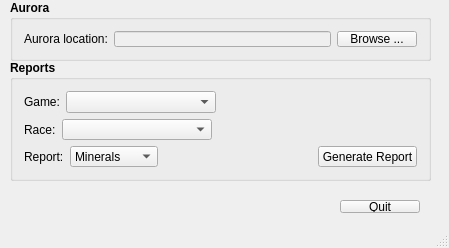
<?xml version="1.0" encoding="UTF-8"?>
<ui version="4.0">
 <class>MainWindow</class>
 <widget class="QMainWindow" name="MainWindow">
  <property name="geometry">
   <rect>
    <x>0</x>
    <y>0</y>
    <width>449</width>
    <height>248</height>
   </rect>
  </property>
  <property name="windowTitle">
   <string>Aurora Reports</string>
  </property>
  <property name="windowIcon">
   <iconset resource="Resources.qrc">
    <normaloff>:/EnterpriseA.gif</normaloff>:/EnterpriseA.gif</iconset>
  </property>
  <widget class="QWidget" name="centralWidget">
   <widget class="QGroupBox" name="groupBox_1">
    <property name="geometry">
     <rect>
      <x>10</x>
      <y>0</y>
      <width>421</width>
      <height>61</height>
     </rect>
    </property>
    <property name="font">
     <font>
      <weight>75</weight>
      <bold>true</bold>
     </font>
    </property>
    <property name="title">
     <string>Aurora</string>
    </property>
    <layout class="QVBoxLayout" name="verticalLayout_7">
     <item>
      <layout class="QHBoxLayout" name="horizontalLayout_1">
       <item>
        <widget class="QLabel" name="label_1">
         <property name="font">
          <font>
           <weight>50</weight>
           <bold>false</bold>
          </font>
         </property>
         <property name="text">
          <string>Aurora location:</string>
         </property>
        </widget>
       </item>
       <item>
        <widget class="QLineEdit" name="auroraText">
         <property name="enabled">
          <bool>false</bool>
         </property>
         <property name="font">
          <font>
           <weight>50</weight>
           <bold>false</bold>
          </font>
         </property>
         <property name="readOnly">
          <bool>true</bool>
         </property>
        </widget>
       </item>
       <item>
        <widget class="QPushButton" name="auroraBrowseButton">
         <property name="font">
          <font>
           <weight>50</weight>
           <bold>false</bold>
          </font>
         </property>
         <property name="text">
          <string>Browse ...</string>
         </property>
        </widget>
       </item>
      </layout>
     </item>
    </layout>
   </widget>
   <widget class="QWidget" name="layoutWidget">
    <property name="geometry">
     <rect>
      <x>20</x>
      <y>190</y>
      <width>411</width>
      <height>34</height>
     </rect>
    </property>
    <layout class="QHBoxLayout" name="horizontalLayout_11" stretch="0,0">
     <property name="topMargin">
      <number>10</number>
     </property>
     <item>
      <spacer name="horizontalSpacer_7">
       <property name="orientation">
        <enum>Qt::Horizontal</enum>
       </property>
       <property name="sizeHint" stdset="0">
        <size>
         <width>40</width>
         <height>20</height>
        </size>
       </property>
      </spacer>
     </item>
     <item>
      <widget class="QPushButton" name="quitButton">
       <property name="text">
        <string>Quit</string>
       </property>
      </widget>
     </item>
    </layout>
   </widget>
   <widget class="QGroupBox" name="groupBox">
    <property name="geometry">
     <rect>
      <x>10</x>
      <y>60</y>
      <width>421</width>
      <height>121</height>
     </rect>
    </property>
    <property name="font">
     <font>
      <weight>75</weight>
      <bold>true</bold>
     </font>
    </property>
    <property name="title">
     <string>Reports</string>
    </property>
    <layout class="QVBoxLayout" name="verticalLayout">
     <item>
      <layout class="QHBoxLayout" name="horizontalLayout_17">
       <item>
        <widget class="QLabel" name="label_16">
         <property name="font">
          <font>
           <weight>50</weight>
           <bold>false</bold>
          </font>
         </property>
         <property name="text">
          <string>Game:</string>
         </property>
        </widget>
       </item>
       <item>
        <widget class="QComboBox" name="gameComboBox">
         <property name="minimumSize">
          <size>
           <width>150</width>
           <height>0</height>
          </size>
         </property>
         <property name="font">
          <font>
           <weight>50</weight>
           <bold>false</bold>
          </font>
         </property>
        </widget>
       </item>
       <item>
        <spacer name="horizontalSpacer_17">
         <property name="orientation">
          <enum>Qt::Horizontal</enum>
         </property>
         <property name="sizeHint" stdset="0">
          <size>
           <width>40</width>
           <height>20</height>
          </size>
         </property>
        </spacer>
       </item>
      </layout>
     </item>
     <item>
      <layout class="QHBoxLayout" name="horizontalLayout_18">
       <item>
        <widget class="QLabel" name="label_17">
         <property name="font">
          <font>
           <weight>50</weight>
           <bold>false</bold>
          </font>
         </property>
         <property name="text">
          <string>Race:</string>
         </property>
        </widget>
       </item>
       <item>
        <widget class="QComboBox" name="raceComboBox">
         <property name="minimumSize">
          <size>
           <width>150</width>
           <height>0</height>
          </size>
         </property>
         <property name="font">
          <font>
           <weight>50</weight>
           <bold>false</bold>
          </font>
         </property>
        </widget>
       </item>
       <item>
        <spacer name="horizontalSpacer_18">
         <property name="orientation">
          <enum>Qt::Horizontal</enum>
         </property>
         <property name="sizeHint" stdset="0">
          <size>
           <width>40</width>
           <height>20</height>
          </size>
         </property>
        </spacer>
       </item>
      </layout>
     </item>
     <item>
      <layout class="QHBoxLayout" name="horizontalLayout_19">
       <item>
        <widget class="QLabel" name="label_18">
         <property name="font">
          <font>
           <weight>50</weight>
           <bold>false</bold>
          </font>
         </property>
         <property name="text">
          <string>Report:</string>
         </property>
        </widget>
       </item>
       <item>
        <widget class="QComboBox" name="reportComboBox">
         <property name="font">
          <font>
           <weight>50</weight>
           <bold>false</bold>
          </font>
         </property>
         <item>
          <property name="text">
           <string>Minerals</string>
          </property>
         </item>
         <item>
          <property name="text">
           <string>Population</string>
          </property>
         </item>
         <item>
          <property name="text">
           <string>Fuel</string>
          </property>
         </item>
         <item>
          <property name="text">
           <string>Wealth</string>
          </property>
         </item>
        </widget>
       </item>
       <item>
        <spacer name="horizontalSpacer_19">
         <property name="orientation">
          <enum>Qt::Horizontal</enum>
         </property>
         <property name="sizeHint" stdset="0">
          <size>
           <width>40</width>
           <height>20</height>
          </size>
         </property>
        </spacer>
       </item>
       <item>
        <widget class="QPushButton" name="generateReportButton">
         <property name="font">
          <font>
           <weight>50</weight>
           <bold>false</bold>
          </font>
         </property>
         <property name="text">
          <string>Generate Report</string>
         </property>
        </widget>
       </item>
      </layout>
     </item>
    </layout>
   </widget>
  </widget>
  <widget class="QStatusBar" name="statusBar"/>
 </widget>
 <layoutdefault spacing="6" margin="11"/>
 <resources>
  <include location="Resources.qrc"/>
 </resources>
 <connections/>
</ui>
